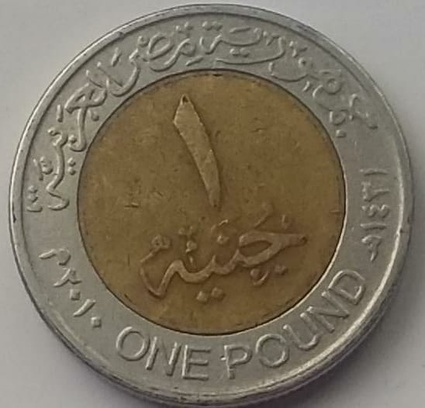
#> input picture SIFT-Feature-Extraction/IMG/21.jpeg, 425 x 408 px, shrunk from 548 x 526 before the run, found by its file name
$ jupyter execute 'Detect Multiple Objects (Coins ).ipynb'
#> lines starting #> are read from the running program, lines starting #| are printed output that depends on the picture; after the words box and inside, x2 and y2 are one past the last pixel; in counts of white or black regions, pixels touching at a corner belong together; long printed decimals are rounded
[cell 1]
import cv2
from matplotlib import pyplot as plt

MIN_MATCH_COUNT = 10

img1 = cv2.imread('21.jpeg', 0)  # queryImage
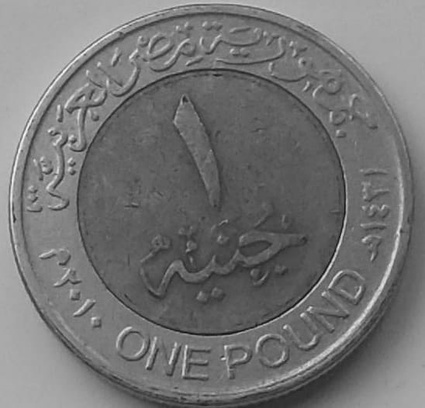
#> img1: shape (408, 425); min 15, max 251, mean 116.1
img2 = cv2.imread('26.jpeg', 0) # trainImage
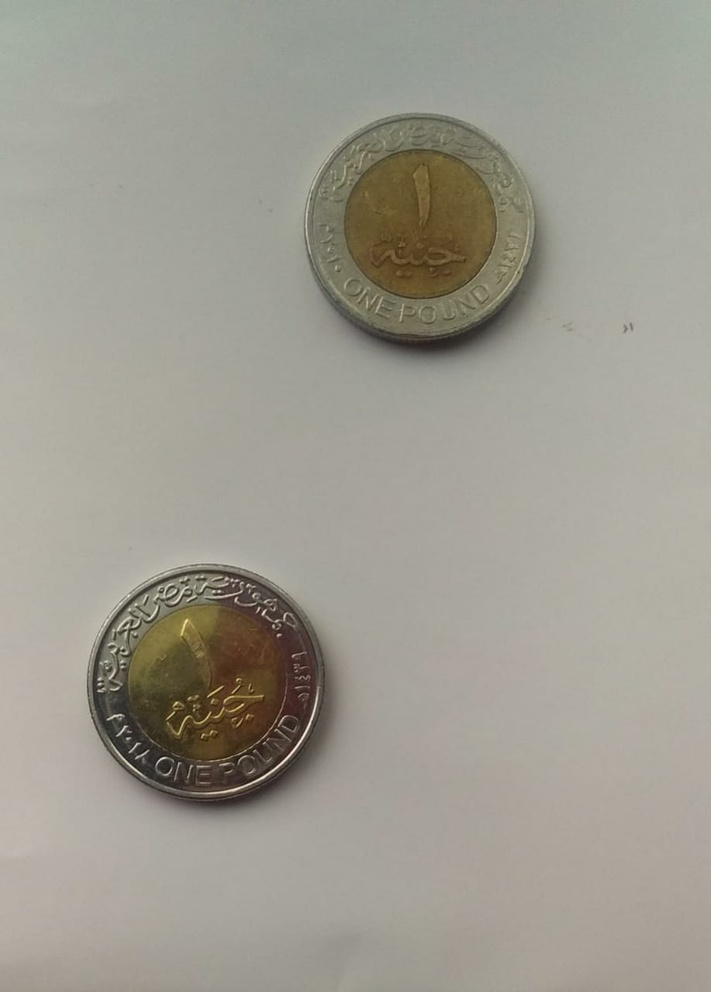
#> input picture SIFT-Feature-Extraction/IMG/26.jpeg, 711 x 992 px, shrunk from 917 x 1280 before the run, found by its file name
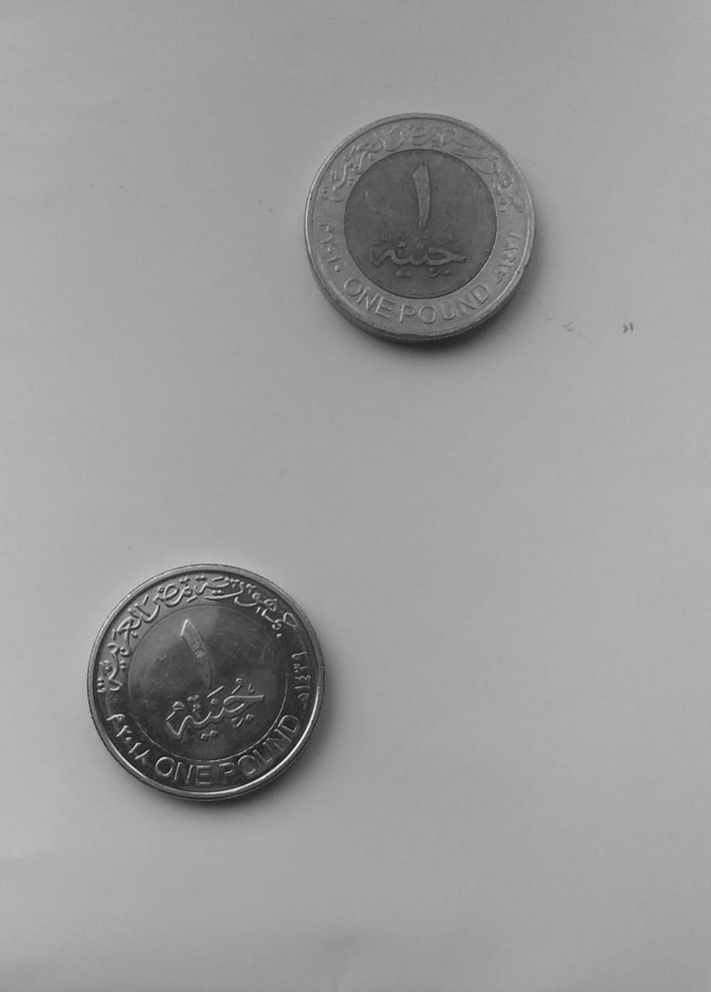
#> img2: shape (992, 711); min 12, max 251, mean 155.2

plt.figure(figsize=(10,10))


plt.subplot(1,2,1)
plt.imshow(img1,"gray")

plt.subplot(1,2,2)
plt.imshow(img2,"gray")
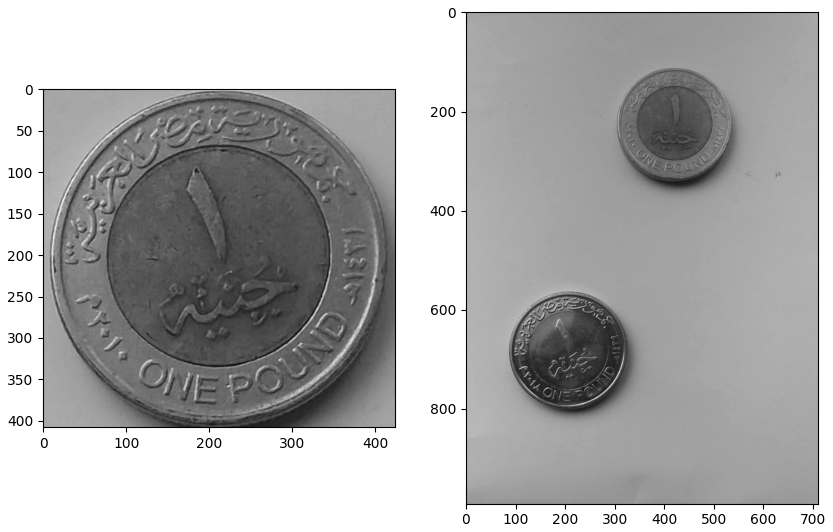
#> figure drawn by matplotlib, 2 panels

[cell 2]
print("img1 shape => ",img1.shape)
#| img1 shape =>  (408, 425)
print("------------------------------")
print("img2 shape => ",img2.shape)
#| img2 shape =>  (992, 711)

[cell 3]
#sift =cv.xfeatures2d.SIFT_create ( nfeatures =0, nOctaveLayers=3, contrastThreshold=0.04 , edgeThreshold=10 , sigma =1.6)
sift = cv2.xfeatures2d.SIFT_create(nfeatures=10000,sigma=0.6, nOctaveLayers=6, edgeThreshold = 10)

[cell 4]
#keypoints, descriptors=cv.Feature2D.detectAndCompute(image, mask, descriptors, useProvidedKeypoints)
#Masks for each input image specifying where to look for keypoints (optional). masks[i] is a mask for images[i].

kp1, dp1 = sift.detectAndCompute(img1, None)
#> kp1 = 4432 keypoints; strongest (x, y, size): (330, 266, 4), (324, 276, 4), (338, 247, 4.1), (170, 362, 4.1)
kp2, dp2 = sift.detectAndCompute(img2, None)
#> kp2 = 4104 keypoints; strongest (x, y, size): (262, 778, 4.2), (163, 758, 4.1), (294, 750, 4.1), (264, 612, 4.1)
print("Descriptor img1 = \n",dp1)
#> (printed output is left out)
print("Descriptor shape  img1 => ",dp1.shape)
#| Descriptor shape  img1 =>  (4432, 128)
print("----------------------------------------------")
print("Descriptor img2 = \n",dp2)
#> (printed output is left out)
print("Descriptor shape img2 => ",dp2.shape)
#| Descriptor shape img2 =>  (4104, 128)

[cell 5]
print(len(kp1))
#| 4432
print(len(kp2))
#| 4104
kp2[0].pt
#> Out = (84.13, 677.9)

[cell 6]
import numpy as np

x = np.array([kp2[0].pt])
#> x = [[84.13, 677.9]]

print("the first keypoint in image2 = ",x)
#| the first keypoint in image2 =  [[ 84.128 677.864]]
print("x shape =  ",x.shape)
#| x shape =   (1, 2)

[cell 7]
for i in range(len(kp2)):
    x = np.append(x, [kp2[i].pt], axis=0)
#> this loop made 4104 passes
#> x on passes 1 to 2: [[84.13, 677.9], [84.13, 677.9]], [[84.13, 677.9], [84.13, 677.9], [86.91, 702.1]]
#> after the loop, x = 4105 pairs, first value 84.13 to 631.9, second value 111.2 to 802.1
x = x[1:len(x)]
#> x = 4104 pairs, first value 84.13 to 631.9, second value 111.2 to 802.1

print("The coordinate all keypoints in image2 => \n",x)
#> (printed output is left out)
print("x shape =  ",x.shape)
#| x shape =   (4104, 2)

[cell 8]
from sklearn.cluster import MeanShift
ms = MeanShift()
ms.fit(x)
# 1- ( labels_ )
labels = ms.labels_  #Labels of each point
print("labels = " ,labels)
print("-----------------------------")
print("Number of labels = ",len(labels)) # equal to the numbers of keypoints

[cell 9]
labels_unique = np.unique(labels)
print(labels_unique)

[cell 10]
n_clusters_ = len(labels_unique)
print("Number of clusters : " , n_clusters_)

[cell 11]
# 2- ( cluster_centers_ )
cluster_centers = ms.cluster_centers_
print("The coordinate of each cluster centers => \n",cluster_centers)

[cell 12]
#create empty list according to num of clusters
s = [None] * n_clusters_
print(s)

[cell 13]
# put keypoints in [s]
for i in range(n_clusters_):
    print("i=",i)
    l = ms.labels_
    print("l=",l)
    # numpy.where(condition[, x, y])
    # condition : When True, yield x, otherwise yield y.
    d, = np.where(l == i) #condition = True when l=i
    print("Num of labels at cluster %d = "  % i,len(d))
    s[i] = list(kp2[xx] for xx in d)
#> after the loop, s = 2 items

[cell 14]
dp2_ = dp2
print(dp2_)
#> (printed output is left out)
print(dp2_.shape)
#| (4104, 128)

[cell 15]
for i in range(n_clusters_):

    kp2 = s[i]
    l = ms.labels_
    d, = np.where(l == i)
    dp2 = dp2_[d, ]
    print("cluster number =  ",i)
    print("dp2 [%d] = "%(i),dp2.shape)
    # FLANN MATCHING
    FLANN_INDEX_KDTREE = 0
    index_params = dict(algorithm = FLANN_INDEX_KDTREE, trees = 5)
    search_params = dict(checks = 50)

    flann = cv2.FlannBasedMatcher(index_params, search_params)

    dp1 = np.float32(dp1)
    dp2 = np.float32(dp2)

    matches = flann.knnMatch(dp1, dp2, 2)

    # store all the good matches
    good = []
    for m,n in matches:
        if m.distance < 0.8*n.distance:
            good.append(m)

    if len(good)>3:
        src_pts = np.float32([ kp1[m.queryIdx].pt for m in good ]).reshape(-1,1,2)
        dst_pts = np.float32([ kp2[m.trainIdx].pt for m in good ]).reshape(-1,1,2)

        M, mask = cv2.findHomography(src_pts, dst_pts, cv2.RANSAC, 2)

        if M is None:
            print ("No Homography")
        else:
            matchesMask = mask.ravel().tolist()
            print("------------------------------")
            print("number ot outliers = ", matchesMask.count(0))
            print("------------------------------")
            print("number ot inliers = ", matchesMask.count(1))

            h,w = img1.shape
            pts = np.float32([ [0,0],[0,h-1],[w-1,h-1],[w-1,0] ]).reshape(-1,1,2)
            dst = cv2.perspectiveTransform(pts,M)
            #cv.PolyLine(img, polys, is_closed, color, thickness=1, lineType=8, shift=0)
            img2 = cv2.polylines(img2,[np.int32(dst)],True,(0,255,0),9)

            draw_params = dict(matchColor=(0, 255, 0),  # draw matches in green color
                               matchesMask=matchesMask,  # draw only inliers
                               flags=2)

            #cv.drawMatches(img1, keypoints1, img2, keypoints2, matches1to2, outImg[, matchColor[, singlePointColor[, matchesMask[, flags]]]]
            img3 = cv2.drawMatches(img1, kp1, img2, kp2, good, None, **draw_params)

            plt.imshow(img3, 'gray'), plt.show()

    else:
        print ("Not enough matches are found - %d/%d" % (len(good),MIN_MATCH_COUNT))
        matchesMask = None
#> this loop made 2 passes
#> matches on passes 1 to 2: 4432 matches, 4432 matches
#| number ot outliers =  78
#| number ot inliers =  51
#| number ot outliers =  113
#| number ot inliers =  80
#> pass 1, `dp2 = dp2_[d, ]`:
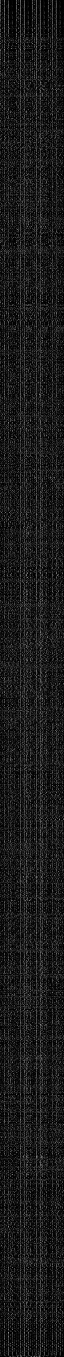
#> dp2: shape (2713, 128) float32 (shown at 1/2 size); min 0, max 216, mean 26.2
#> pass 1, `img2 = cv2.polylines(img2,[np.int32(dst)],True,(0,255,0),9)`:
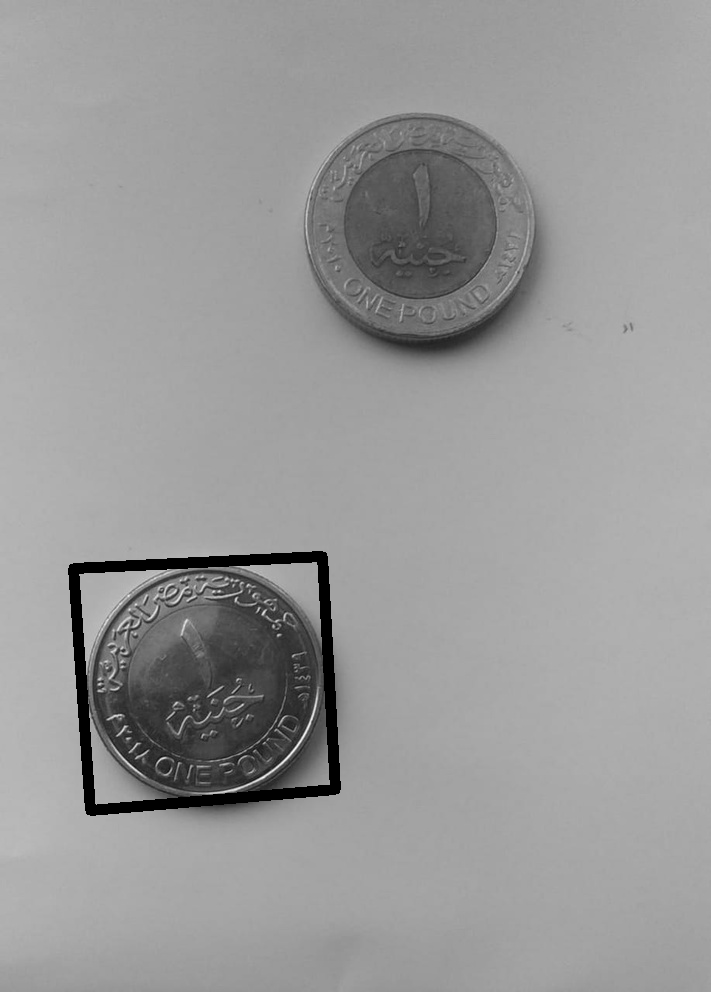
#> img2: shape (992, 711); 1.5% of pixels changed, all inside (x1, y1, x2, y2) = (68, 551, 341, 816)
#> pass 1, `img3 = cv2.drawMatches(img1, kp1, img2, kp2, good, None, **draw_params)`:
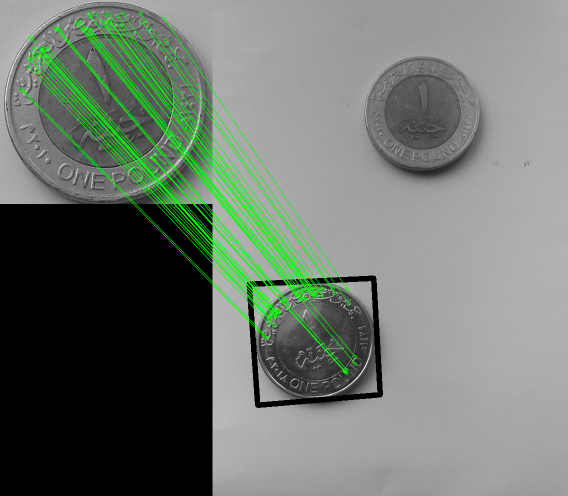
#> img3: shape (992, 1136, 3) (shown at 1/2 size); mean of channels 0, 1, 2 109.7, 118.4, 109.7; drawn as B, G, R
#> pass 2, `dp2 = dp2_[d, ]`:
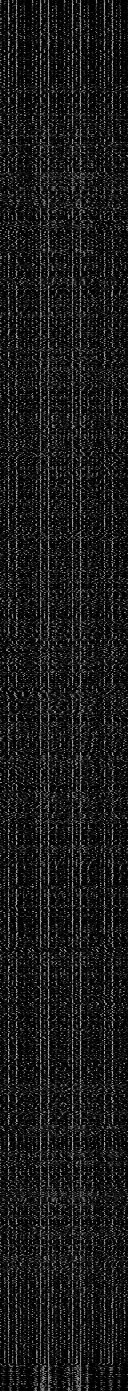
#> dp2: shape (1391, 128) float32; min 0, max 204, mean 26
#> pass 2, `plt.imshow(img3, 'gray'), plt.show()`:
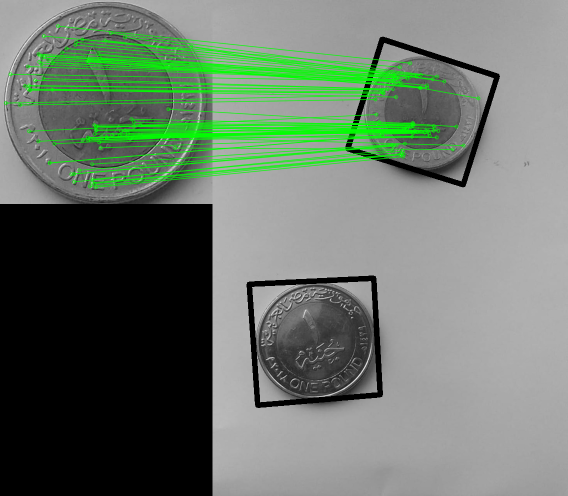
#> shown: shape (992, 1136, 3) (shown at 1/2 size); mean R, G, B 105.9, 118.9, 105.9
#> after the loop:
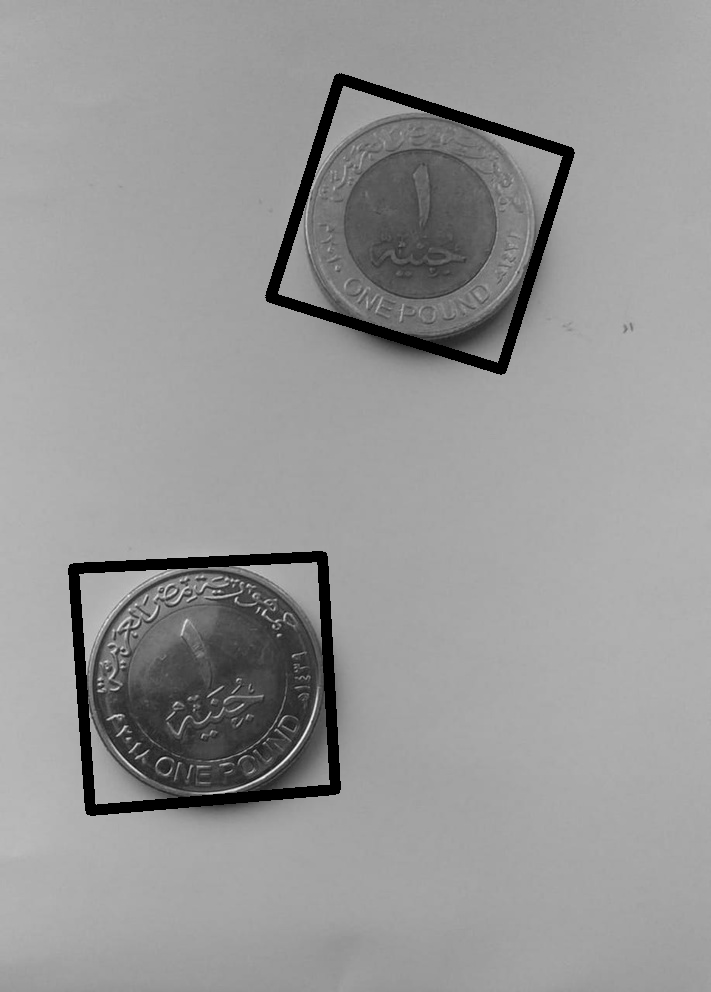
#> img2: shape (992, 711); 1.46% of pixels changed, all inside (x1, y1, x2, y2) = (265, 73, 575, 375)
